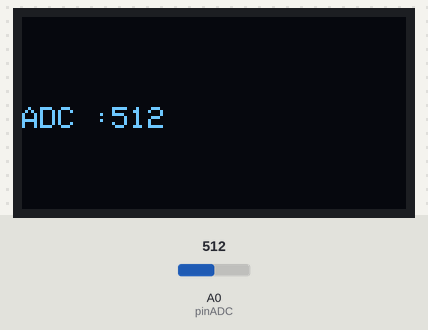
Simulated run of this sketch. Board: Arduino Uno, built with avr-gcc and run on an emulated ATmega328P. Shown: 128×64 one-colour display. Inputs (shaded band) come from the test bench; at power-on: A0 (pinADC) = 512.

Above: at 1.2 s.
1.3 s: A0 (pinADC) set to 716
At 2.2 s:
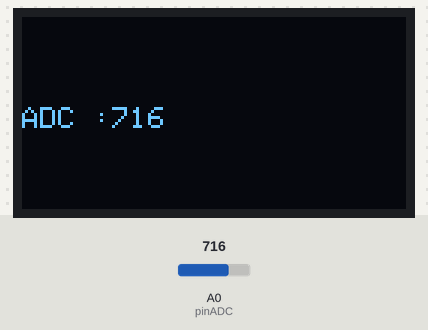
2.8 s: A0 (pinADC) set to 900
At 3.2 s:
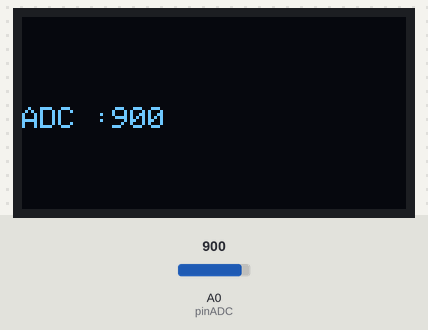
4.3 s: A0 (pinADC) set to 1023
At 5.4 s:
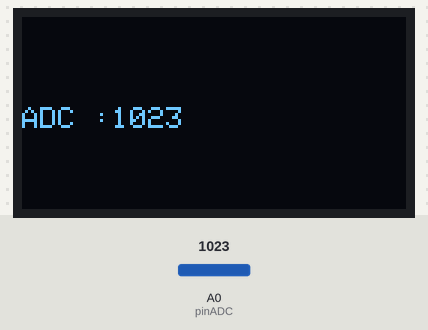
Timing chart, 0 to 7.3 s (numbered marks = the images above; inputs shaded):
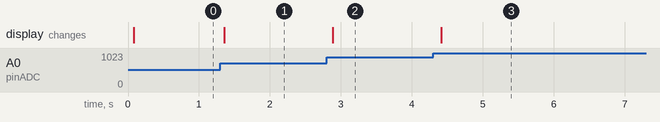

The sketch:

OLED_dataADC.ino
```cpp
// Panggil Library
    #include <Adafruit_GFX.h>
    #include <Adafruit_SSD1306.h>
    #include <Wire.h>

// Pendefinisian parameter
    #define oled 0x3c             // i2c comm address for OLED
    #define OLED_RESET 4
    #define pinADC A0

    int ADCvalue;

// Inisiasi display OLED
    Adafruit_SSD1306 display(OLED_RESET);

void setup(){
  // Memulai fungsi OLED
      display.begin(SSD1306_SWITCHCAPVCC, oled);

  // Menghapus OLED pertama kali, jika tidak dihapus akan ada simbol Adafruit.
      display.clearDisplay();

  // Untuk mendapatkan efek display
      display.display();

}

void loop() {
    // Code untuk menampilkan nilai ADC pada Channel ADC (A0-A5)
          getADC(pinADC);

}

int getADC(int pin){
      ADCvalue = analogRead(pin);
      display.clearDisplay();                     // di clear, agar angka lama tidak ditimpa oleh angka yang baru
      display.setTextSize(1);                     // menentukan ukuran font (Font size)
      display.setTextColor(WHITE);                // menentukan warna tulisan (Font color)
      display.setCursor(0, 30);                   // mengatur posisi cursor text (x,y)
      display.print("ADC : ");                    // menampilkan pesan "ADC : "
      display.setCursor(30, 30);                  // mengatur posisi cursor text (x,y)
      display.print(ADCvalue);                    // menampilkan ADC value dari pin ADC tertentu, sesuai pin
      display.display();                          // untuk mendapatkan efek dari code OLED
      delay(100);

}
```

Measured:
- after the input at 1.3 s, the display: changes after 0.06 s (image 1)
- after the input at 2.8 s, the display: changes after 0.09 s (image 2)
- after the input at 4.3 s, the display: changes after 0.11 s (image 3)
